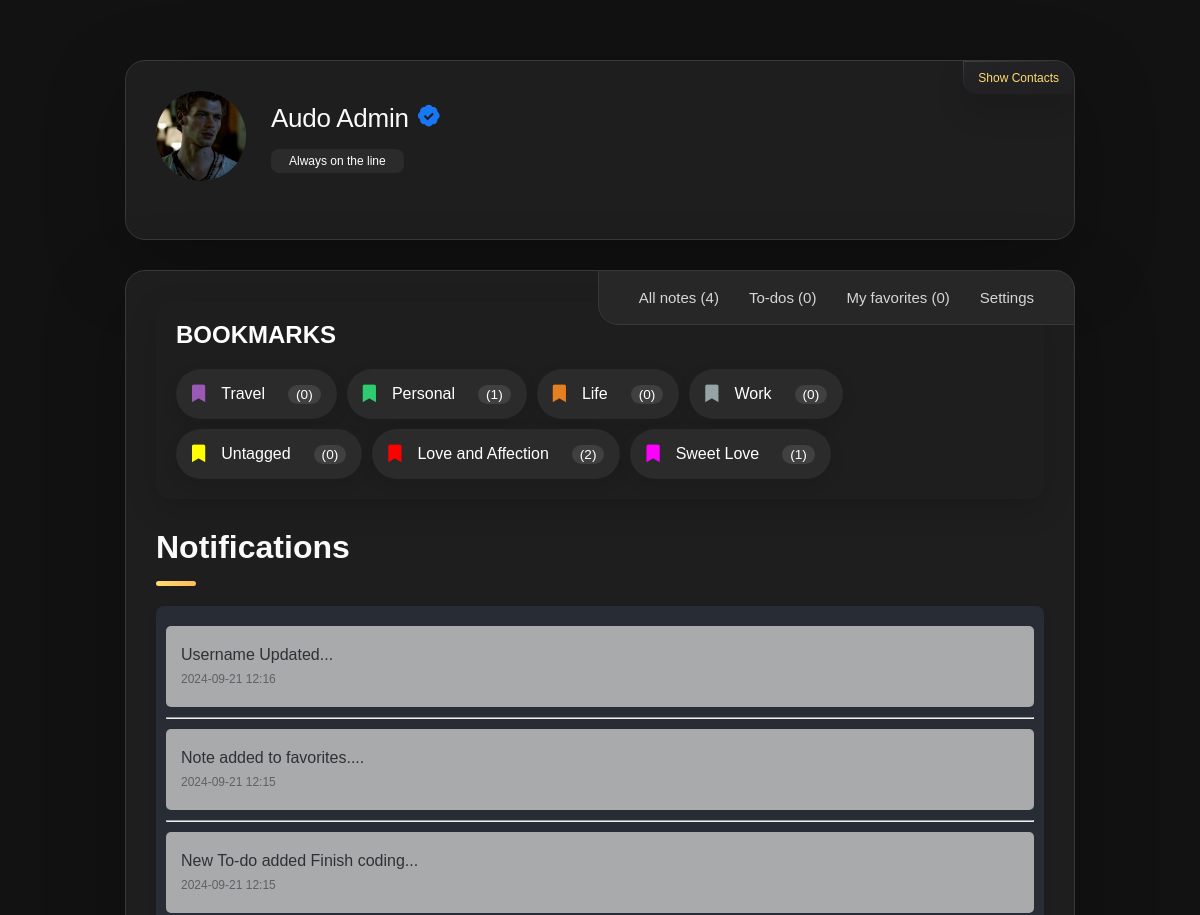
Page /notifications (signed in, upper part) on the earlier database version.
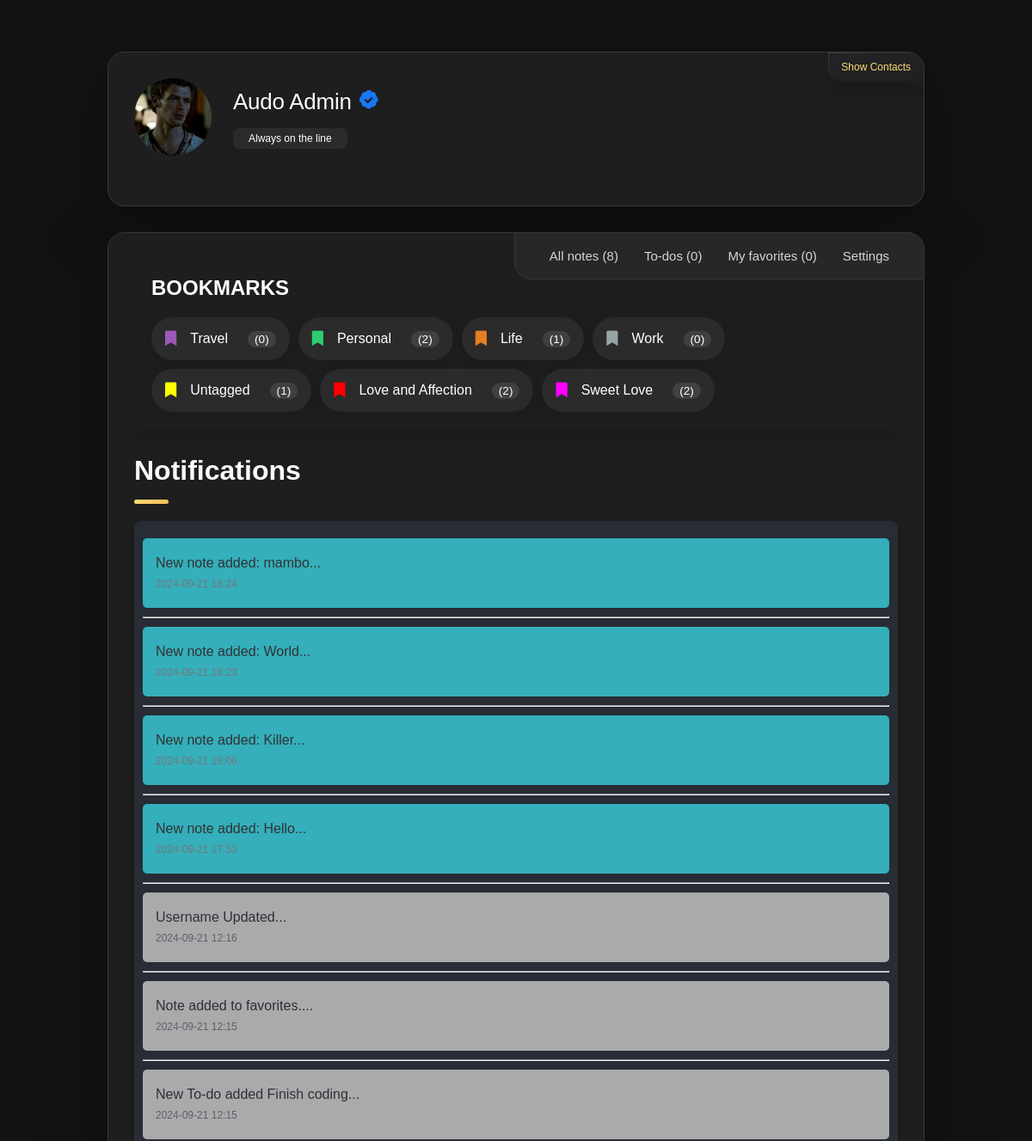
Same page on the later database version.
### website/models.py (models this page shows, shortened)
class User(db.Model, UserMixin):
    id = db.Column(db.Integer, primary_key=True)
    email = db.Column(db.String(150), unique=True)
    password = db.Column(db.String(255))
    first_name = db.Column(db.String(225))
    second_name = db.Column(db.String(225))
    full_name = db.Column(db.String(255))
    profile_picture = db.Column(db.String(255), nullable=True)
    cover_picture = db.Column(db.String(255), nullable=True)
    user_name = db.Column(db.String(255))
    phone_number = db.Column(db.String(20))
    country_code = db.Column(db.String(10), default="+254")
    bio = db.Column(db.String(255))
    time_zone = db.Column(db.String(255))
    date_birth = db.Column(db.String(255))
    gender = db.Column(db.String(255))
    generated_color = db.Column(db.String(7))
    is_2fa_enabled = db.Column(db.Boolean, default=False)
    otp_secret = db.Column(db.String(32), nullable=True)
    temp_otp = db.Column(db.String(32), nullable=True)
    otp_method = db.Column(db.String(10), default='app')
    is_active = db.Column(db.Boolean, default=True)
    is_admin = db.Column(db.Boolean, default=False)
    email_verified = db.Column(db.Boolean, default=False)
    note_tags = db.relationship(
        "NoteTag", back_populates="user", cascade="all, delete-orphan"
    )
    notes = db.relationship("Note", back_populates="user", cascade="all, delete-orphan")
    password_reset_tokens = db.relationship(
        "PasswordResetToken", back_populates="user", cascade="all, delete-orphan"
    )
    notifications = db.relationship(
        "Notification", back_populates="user", cascade="all, delete-orphan"
    )
    todos = db.relationship("ToDo", back_populates="user", cascade="all, delete-orphan")
    email_preferences = db.relationship(
        "EmailPreferences",
        uselist=False,
        back_populates="user",
        cascade="all, delete-orphan",
    )
    push_preferences = db.relationship(
        "PushPreferences",
        uselist=False,
        back_populates="user",
        cascade="all, delete-orphan",
    )
    email_verification_tokens = db.relationship(
        "EmailVerificationToken", back_populates="user", cascade="all, delete-orphan"
    )

class NoteTag(db.Model):
    id = db.Column(db.Integer, primary_key=True)
    name = db.Column(db.String(100), nullable=False)
    color = db.Column(db.String(7), nullable=False, default="#000000")
    user_id = db.Column(db.Integer, db.ForeignKey("user.id"), nullable=False)
    created_at = db.Column(db.DateTime, default=datetime.utcnow)
    user = db.relationship("User", back_populates="note_tags")
    notes = db.relationship("Note", back_populates="tag", cascade="all, delete-orphan")

class Notification(db.Model):
    id = db.Column(db.Integer, primary_key=True)
    user_id = db.Column(db.Integer, db.ForeignKey("user.id"))
    message = db.Column(db.String(255))
    is_read = db.Column(db.Boolean, default=False)
    created_at = db.Column(db.DateTime, default=datetime.utcnow)
    user = db.relationship("User", back_populates="notifications")

### website/views.py (the view)
@views.route("/notifications")
@login_required
def notifications():
    tags = NoteTag.query.filter_by(user_id=current_user.id).all()
    tag_counts = {}
    for tag in tags:
        note_count = Note.query.filter_by(
            tag_id=tag.id, user_id=current_user.id
        ).count()
        tag_counts[tag.id] = note_count
    notifications = (
        Notification.query.filter_by(user_id=current_user.id)
        .order_by(db.desc(Notification.created_at))
        .all()
    )
    return render_template(
        "notifications.html",
        notifications=notifications,
        tags=tags,
        tag_counts=tag_counts,
    )

### website/templates/notifications.html (shortened to what this page needs)
<!DOCTYPE html>
<html lang="en">
  <head>
    <link
      rel="stylesheet"
      href="{{ url_for('static', filename='css/user_home.css') }}"
    />
    <link
      href="https://unpkg.com/boxicons@2.1.4/css/boxicons.min.css"
      rel="stylesheet"
    />
    <link
      rel="stylesheet"
      href="https://cdnjs.cloudflare.com/ajax/libs/font-awesome/5.15.4/css/all.min.css"
    />
  </head>
  <body>
    <main>
      <aside class="sidebar" data-sidebar>
        <div class="sidebar-info">
          <figure class="avatar-box">
            {% if current_user.profile_picture %}
            <img
              src="/static/profile_pics/{{ current_user.profile_picture }}"
              alt="Profile Picture"
              class="profile-image"
            />
            {% else %}
            <i
              class="fas fa-5x"
              style="--background-: {{ current_user.generated_color }}"
              >{{ current_user.first_name[0] }}</i
            >
            {% endif %}
          </figure>
          <div class="info-content">
            <h1 class="name" title="{{ current_user.full_name }}">
              {{ current_user.full_name }} {% if current_user.email_verified %}
              <i class="bx bxs-badge-check" style="color: #1877f2"></i>
              {% endif %}
            </h1>
            <p class="title" title="{{ current_user.bio }}">
              {% if current_user.bio %} {{ current_user.bio }} {% endif %}
            </p>
          </div>
          <button class="info_more-btn" data-sidebar-btn>
            <span>Show Contacts</span>
          </button>
        </div>
      </aside>
      <div class="main-content">
        <nav class="navbar">
          <ul class="navbar-list">
            <li class="navbar-item">
              <a href="/user_home" class="navbar-link">
                <p>
                  All notes
                  <span
                    style="--background-: {{ current_user.generated_color }}"
                  >
                    ({{ current_user.notes|length }})
                  </span>
                </p>
              </a>
            </li>
            <li class="navbar-item">
              <a
                href="{{ url_for('views.show_todo_page') }}"
                class="navbar-link"
              >
                <p style="--background-: {{ current_user.generated_color }}">
                  To-dos
                  <span> (<span id="todoCount">0</span>)</span>
                </p>
              </a>
            </li>
            <li class="navbar-item">
              <a href="/favorites" class="navbar-link" id="favoriteLink">
                <p style="--background-: {{ current_user.generated_color }}">
                  My favorites
                  <span> (<span id="favoriteCount">0</span>) </span>
                </p>
              </a>
            </li>
            <li class="navbar-item">
              <a
                href="{{url_for('views.settings')}}"
                class="navbar-link"
                style="--background-: {{ current_user.generated_color }}"
              >
                <p>Settings</p>
              </a>
            </li>
          </ul>
        </nav>
        <article class="about active" id="notifications">
          <section class="testimonials">
            <div class="tags">
              <p class="section-title">
                BOOKMARKS
              </p>
              <div class="tags-wrapper">
                {% for tag in tags %}
                <a href="{{ url_for('views.tag_notes', tag_id=tag.id) }}" class="tag" data-tag-id="{{ tag.id }}">
                  <i class="fas fa-bookmark" style="--bookmark-: {{ tag.color }}"></i>
                  <span class="tag-name">{{ tag.name }}</span>
                  <span class="note-count">({{ tag_counts.get(tag.id, 0) }})</span>
                </a>
                {% endfor %}
              </div>
            </div>
          </section>
          <header>
            <h2 class="h2 article-title">Notifications</h2>
          </header>
          <section class="service">
            <div class="notication-list">
              <ul
                style="--background-: {{ current_user.generated_color }}"
                id="notificationList"
              >
                {% for notification in notifications %}
                <li
                  class="notification-item {% if notification.is_read %}read{% endif %}"
                  data-notification-id="{{ notification.id }}"
                >
                  <p>{{ notification.message | striptags  | truncate(30, True, '...')}}...</p>
                  <p>
                    <small
                      >{{ notification.created_at.strftime('%Y-%m-%d %H:%M')
                      }}</small
                    >
                  </p>
                </li>
                <hr />
                {% endfor %}
              </ul>
            </div>
          </section>
        </article>
      </div>
    </main>
  </body>
</html>

Differences in the rows shown:
computed for NoteTag "Personal": get "1" → "2"
computed for NoteTag "Life": get "0" → "1"
computed for NoteTag "Untagged": get "0" → "1"
computed for NoteTag "Sweet Love": get "1" → "2"
added Notification: message "New note added: mambo", created_at "2024-09-21 18:24"
added Notification: message "New note added: World", created_at "2024-09-21 18:23"
added Notification: message "New note added: Killer", created_at "2024-09-21 18:06"
added Notification: message "New note added: Hello", created_at "2024-09-21 17:53"
Other differences:
{{ current_user.notes|length }}: "4" → "8"
